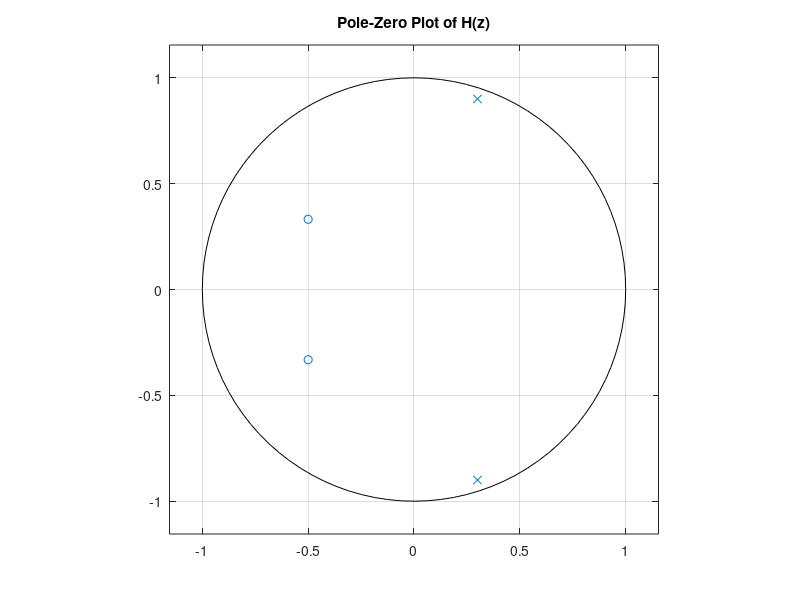

The MATLAB script that drew this image: (Note: this script raises an error after producing the figure.)
% ECE211 Problem Set 09
% Kevin Kerliu
clear;
close all;
clc;
%%
%%%
% Question 1 
% Part A
% x is ARMA.

% Part B
% This filter is the innovations filter.

% Part C
% v[n] = x[n] - 0.6x[n-1] + 0.9x[n-2] - v[n-1] - 0.36v[n-2]

% Part D
% Sx(w) = |H(w)|^2 * Sv(w)
% H(z) = (1 + z^-1 + 0.36z^-2)/(1 - 0.6z^-1 + 0.9z^-2)
% H(w) = (1 + e^-jw + 0.36e^-jw2)/(1 - 0.6e^-jw + 0.9e^-jw2)
% Thus: Sx(w) = 4* |(1 + e^-jw + 0.36e^-jw2)/(1 - 0.6e^-jw + 0.9e^-jw2)|^2
%%%
%%
%%%
% Question 2 
% Numerator of H(z)
b = [1, 1, 0.36]; 
% Denominator of H(z)
a = [1, -0.6, 0.9];

% Pole-Zero Plot
figure;
zplane(b,a);
title("Pole-Zero Plot of H(z)");
%%%
%%
%%%
% Question 3
% N is the number of samples
N = 10000;
% v[n] is mean 0, variance 4 white noise
% randn generates random numbers based on the Normal Distribution
% The default mean is 0 and the default variance is 1 
v = sqrt(4)*randn(1, N);
% Apply the filter to v to generate N samples of x
x = filter (b, a, v);
%%%

%%%
% Question 4
m0 = 5;
r = zeros(1, m0+1);
for k = 0:m0
   r(k+1) = dot(x(1:end-k), x(k+1:end))/(N-k+1);
end

%%%
%%
%%%
% Question 5
% We need M = m0 + 1
% Generate the correlation matrix
R = toeplitz(r);
%%%
%%
%%%
% Question 6
% Compute the eigenvalues of R
eigenvaluesR = eig(R);
% R is in fact positive definite as all its eigenvalues are greater than 0
%%%
%%
%%%
% Question 7
% Use pwelch to estimate the power spectral density of x
[s_est, w] = pwelch(x, hamming(512), 256, 512);

%%%
%%
%%%
% Question 8
% H(w)
Hw = freqz(b,a,w);
% Sx(w)
Sx = 4*(abs(Hw)).^2;
% Normalize the actual and estimated power spectral densities
s_est_norm = s_est/mean(s_est);
Sx_norm = Sx/mean(Sx);
% Plot the power spectral densities
figure;
plot(w, Sx_norm);
hold on; 
plot(w, s_est_norm);
legend("PSD", "Estimated PSD");
title("Exact PSD vs Estimated PSD");
xlabel("Normalized Digital Radian Frequency");
ylabel("PSD");
xlim([0, pi]);
    
%%%
%%
%%%
% Question 9
% Get the poles and zeros of the transfer function
[z,p,k] = tf2zp(b,a);
% Compute the angles of the poles of the transfer function
angles = angle(p)
% Determine the maximum of PSD
[peakPSD,maxWindex] = max(s_est_norm);
peak_w = w(maxWindex)
% The angles of the poles and the peak w are very close!
%%%
%%
%%%
% Question 10
% Construct A
col = x(m0+1:-1:1);
rows = x(m0+1:N);
A = toeplitz(col, rows);
% Find the singular values of A
sigma = svd(A);
% Compare A and R
Acomp = sort((sigma.^2)./(N - m0)); 
Rcomp = sort(eigenvaluesR);
diffAandR = Acomp - Rcomp
% Check that the left singular values of A are the eigenvalues of R
[U,~,~] = svds(A);
eigenVecR = (R*U)./U
Rcomp
% Comparing eigenVecR to RComp, the sorted eigenvalues of R, we see that
% all the entries in eigenVecR are in fact very close to each eigenvalue!
%%%